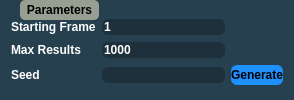
     <widget class="QGroupBox" name="groupBoxParameters">
      <property name="styleSheet">
       <string notr="true">QSpinBox {
	qproperty-alignment: AlignCenter;
	background-color: #1D303C;
	border: none;
	border-radius: 6px;
	color: white;
}

QSpinBox::up-button {
	subcontrol-origin: border;
    subcontrol-position: top right;
}

QSpinBox::down-button {
	subcontrol-origin: border;
    subcontrol-position: bottom right;
}

QLineEdit {
	qproperty-alignment: AlignCenter;
	background-color: #1D303C;
	border:none;
	border-radius: 6px;
	color: white;
}

QGroupBox {
	background-color: #274050;
	border-radius: 10px;
	margin-top: 7px;
	font-family: &quot;Myriad Pro&quot;, Montserrat;
	font-weight: 500;
}

.QGroupBox * {
		font-family: &quot;Myriad Pro&quot;, Montserrat;
		font-weight: 500;
}

QComboBox {
	background-color: #1D303C;
	border: none;
	border-radius: 6px;
	color: white;
	padding-left: 13px;
}

QComboBox::down-arrow {
	image: url(noimg);
	border-width: 0px;
}

QComboBox::drop-down {
	background: transparent;
	width: 0px;
}

QLabel {
	color: white;
}

QGroupBox::title {
	subcontrol-origin: margin;
	left: 20px;
	padding: 3px 5px 3px 5px;
	background-color: #969F91;
	border-radius: 5px;
}

QPushButton {
	border: none;
	border-radius: 6px;
}

QCheckBox::indicator {
	border: 2px solid white;
	border-radius: 3px;
	height: 10px;
	width: 10px;
}

QCheckBox::indicator:unchecked {
	background-color: #274050;
}

QCheckBox::indicator:checked {
		background-color: white;
}</string>
      </property>
      <property name="title">
       <string>Parameters</string>
      </property>
      <layout class="QGridLayout" name="gridLayout_6">
       <item row="0" column="0">
        <widget class="QLabel" name="label_22">
         <property name="text">
          <string>Starting Frame</string>
         </property>
        </widget>
       </item>
       <item row="0" column="1">
        <widget class="QTextBox" name="textBoxStartingFrame">
         <property name="text">
          <string notr="true">1</string>
         </property>
         <property name="maxLength">
          <number>20</number>
         </property>
        </widget>
       </item>
       <item row="1" column="0">
        <widget class="QLabel" name="label_13">
         <property name="text">
          <string>Max Results</string>
         </property>
        </widget>
       </item>
       <item row="1" column="1">
        <widget class="QTextBox" name="textBoxMaxFrames">
         <property name="text">
          <string notr="true">1000</string>
         </property>
         <property name="maxLength">
          <number>20</number>
         </property>
        </widget>
       </item>
       <item row="2" column="0">
        <widget class="QLabel" name="label_14">
         <property name="text">
          <string>Seed</string>
         </property>
        </widget>
       </item>
       <item row="2" column="1">
        <widget class="QTextBox" name="textBoxSeed">
         <property name="maxLength">
          <number>16</number>
         </property>
        </widget>
       </item>
       <item row="2" column="2">
        <widget class="QPushButton" name="pushButtonGenerate32Bit">
         <property name="minimumSize">
          <size>
           <width>0</width>
           <height>20</height>
          </size>
         </property>
         <property name="styleSheet">
          <string notr="true">QPushButton {
	background-color: DodgerBlue;
}</string>
         </property>
         <property name="text">
          <string>Generate</string>
         </property>
        </widget>
       </item>
      </layout>
     </widget>
